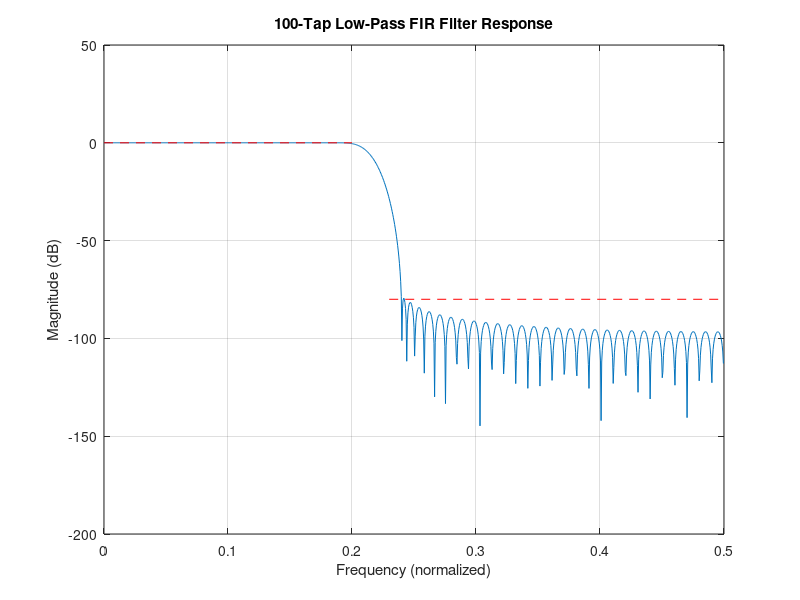

Source code (MATLAB): (Note: this script raises an error after producing the figure.)
% Specifications
fs = 1; % Normalized frequency
delta_w = 0.03*pi; % Transition width
A = 80; % Stopband attenuation

% Kaiser window parameters
if A > 50
    beta = 0.1102 * (A - 8.7);
elseif A >= 21
    beta = 0.5842 * (A - 21)^0.4 + 0.07886 * (A - 21);
else
    beta = 0;
end

N = ceil((A - 8) / (2.285 * delta_w)) + 1; % Filter length

% Increase N to next odd number if necessary to ensure 100 taps
N = max(N, 101);
N = 100;

display(N);

% Desired cutoff frequency (midway in the transition band)
fc = (0.2*pi + 0.23*pi) / (2*pi);

% Design filter
hd = fir1(N-1, 2*fc, kaiser(N, beta), 'noscale');

% Frequency response
[H,f] = freqz(hd,1,1024,fs);

% Plot
figure;
plot(f*fs,20*log10(abs(H)));
grid on;
xlabel('Frequency (normalized)');
ylabel('Magnitude (dB)');
title('100-Tap Low-Pass FIR Filter Response');

% Plot specifications for reference
hold on;
line([0 0.2],[0 0], 'Color', 'red', 'LineStyle', '--');
line([0.23 0.5],[-80 -80], 'Color', 'red', 'LineStyle', '--');


% Define fixed-point properties
wordLength = 16; % Total number of bits for fixed-point representation
fracLength = 15; % Number of fractional bits in the fixed-point representation

% Convert the filter coefficients to fixed-point using the fi function
hdFixed = fi(hd, 1, wordLength, fracLength); % 1 indicates signed number

% Assuming hdFixed is an array of fi objects
for i = 1:5
    coeff = hdFixed(i); % Access each fi object individually
    disp(bin(coeff)); % Use the bin function to display the binary representation
end

% Optionally, analyze the quantization effect on the filter response
[H_quantized,f_quantized] = freqz(double(hdFixed), 1, 1024, fs);
figure;
plot(f_quantized*fs, 20*log10(abs(H_quantized)));
grid on;
xlabel('Frequency (normalized)');
ylabel('Magnitude (dB)');
title('Quantized 100-Tap Low-Pass FIR Filter Response');

% Add the specification lines for visual comparison
hold on;
line([0 0.2],[0 0], 'Color', 'red', 'LineStyle', '--');
line([0.23 0.5],[-80 -80], 'Color', 'red', 'LineStyle', '--');



% Assuming hdFixed is correctly defined as a fi object array
numCoeffs = length(hdFixed); % Number of coefficients

display(numCoeffs);

% Begin the Verilog parameter array definition
coeffStr = "parameter signed [31:0] h[" + (numCoeffs-1) + ":0] = '{";

% Loop through the coefficients and append each to the string
for i = 1:numCoeffs
    % Directly access each coefficient's integer value
    intVal = int(hdFixed(i));
    coeffStr = coeffStr + sprintf("32'sd%d", intVal);
    if i < numCoeffs
        coeffStr = coeffStr + ", ";
    else
        coeffStr = coeffStr + "};";
    end
end

% Display the formatted coefficient string
disp(coeffStr);




